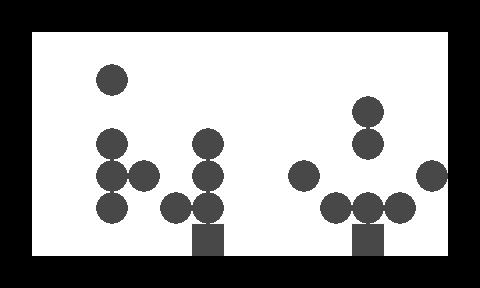

Tiled map render using the project's own tile images. Description and the whole map definition, tile-layer contents included, below:
An orthogonal 15x9 tile map with 32x32 px tiles, 2 tile layers (1, 2).

<map version="1.0" orientation="orthogonal" width="15" height="9" tilewidth="32" tileheight="32">
 <tileset firstgid="1" name="n_tiles1" tilewidth="32" tileheight="32">
  <image source="../../images/map/common/n_tiles1.png" width="128" height="64" />
 </tileset>
 <layer name="1" width="15" height="9">
  <data encoding="csv">
1,1,1,1,1,1,1,1,1,1,1,1,1,1,1,
1,1,1,1,1,1,1,1,1,1,1,1,1,1,1,
1,1,1,1,1,1,1,1,1,1,1,1,1,1,1,
1,1,1,1,1,1,1,1,1,1,1,1,1,1,1,
1,1,1,1,1,1,1,1,1,1,1,1,1,1,1,
1,1,1,1,1,1,1,1,1,1,1,1,1,1,1,
1,1,1,1,1,1,1,1,1,1,1,1,1,1,1,
1,1,1,1,1,1,1,1,1,1,1,1,1,1,1,
1,1,1,1,1,1,1,1,1,1,1,1,1,1,1
</data>
 </layer>
 <layer name="2" width="15" height="9">
  <data encoding="csv">
2,2,2,2,2,2,2,2,2,2,2,2,2,2,2,
2,0,0,0,0,0,0,0,0,0,0,0,0,0,2,
2,0,0,3,0,0,0,0,0,0,0,0,0,0,2,
2,0,0,0,0,0,0,0,0,0,0,3,0,0,2,
2,0,0,3,0,0,3,0,0,0,0,3,0,0,2,
2,0,0,3,3,0,3,0,0,3,0,0,0,3,2,
2,0,0,3,0,3,3,0,0,0,3,3,3,0,2,
2,0,0,0,0,0,4,0,0,0,0,4,0,0,2,
2,2,2,2,2,2,2,2,2,2,2,2,2,2,2
</data>
 </layer>
</map>
